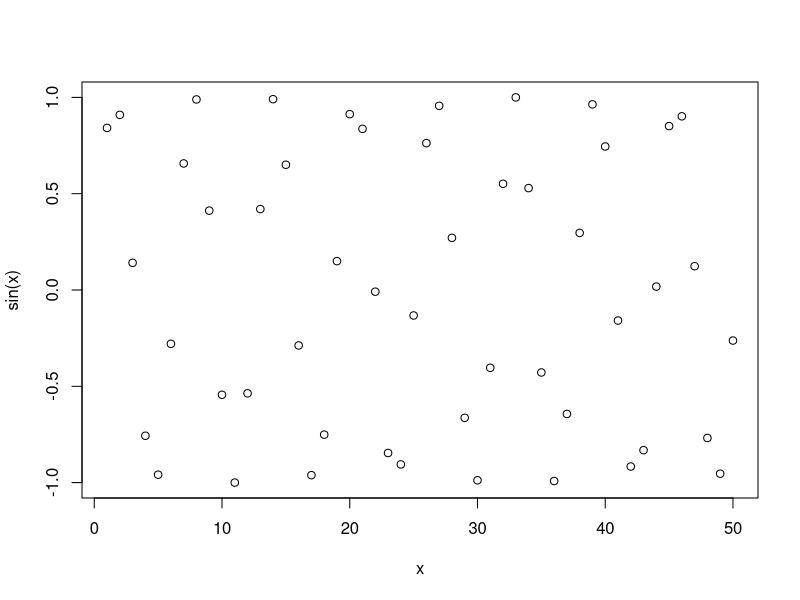
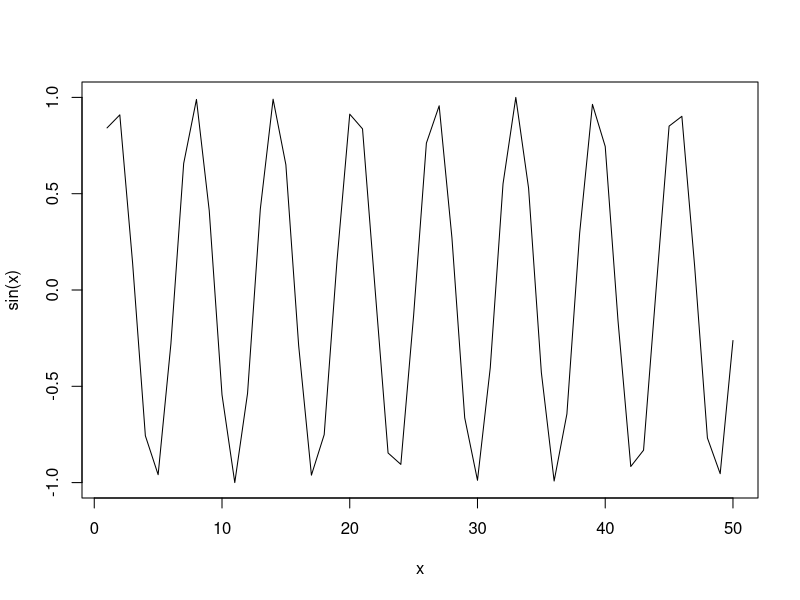
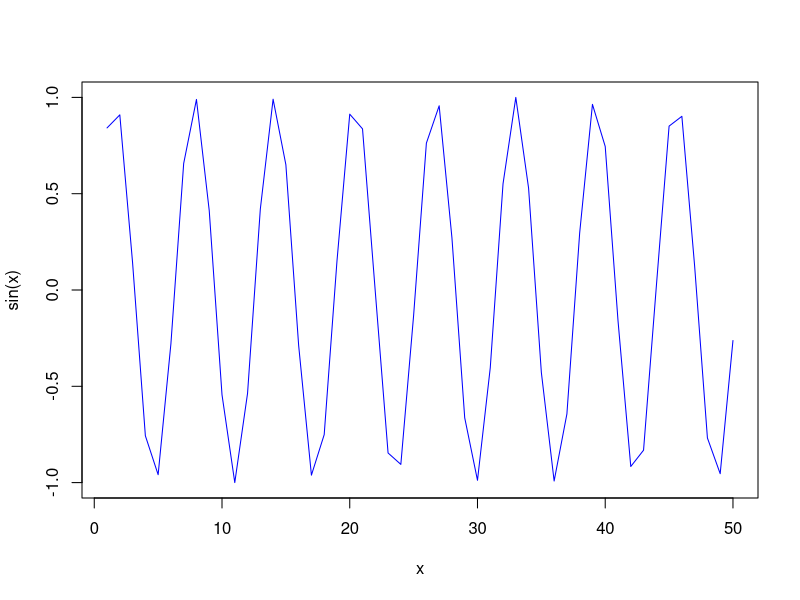
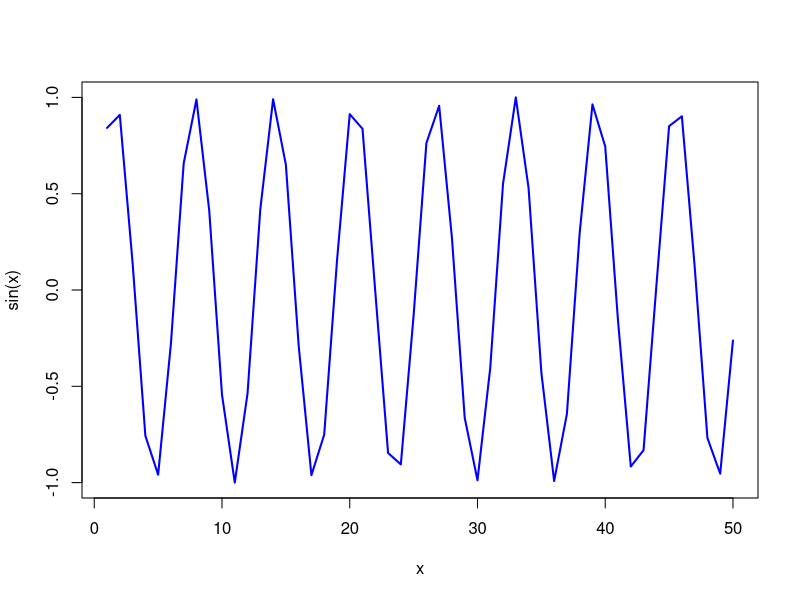
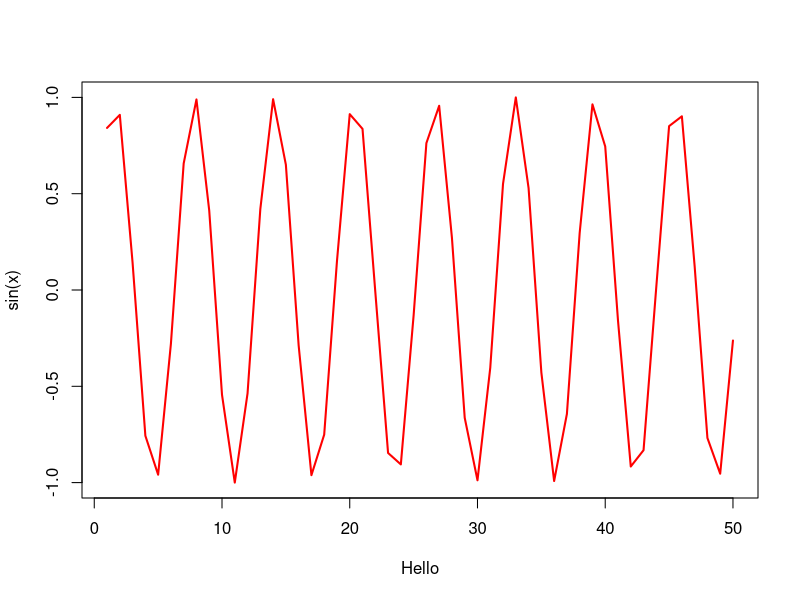

Source code (R) for these figures, in order:
# My first R script
# Nicholas Chiu, Lab 4

x <- 1:50
plot(x, sin(x))
plot(x, sin(x), typ = "l")
plot(x, sin(x), typ = "l", col = "blue")
plot(x, sin(x), typ = "l", col = "blue", lwd = 2)
plot(x, sin(x), typ = "l", col = "red", lwd = 2, xlab = "Hello")
